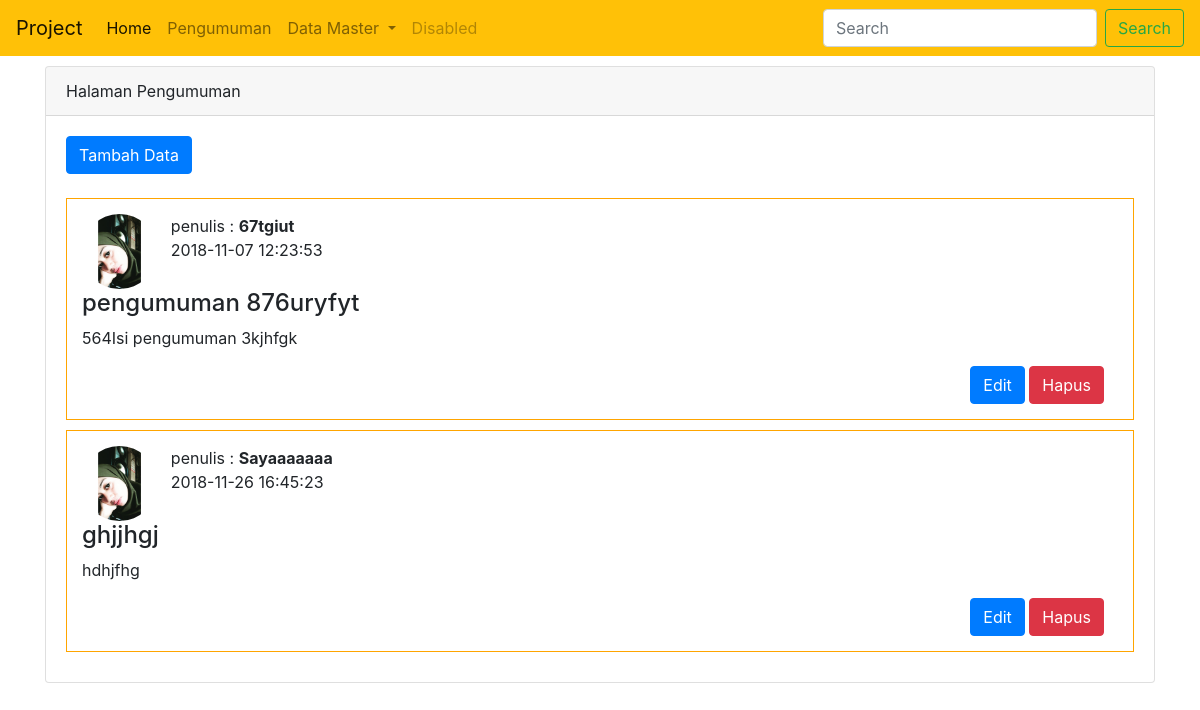
The page /index.php/admin/pengumuman on the database its author committed.
### tables this page shows
CREATE TABLE `pengumuman` (
  `Kd` int(11) NOT NULL,
  `judul` varchar(200) NOT NULL,
  `isi` text NOT NULL,
  `penulis` varchar(100) NOT NULL,
  `created_at` datetime NOT NULL DEFAULT CURRENT_TIMESTAMP
);

### application/controllers/admin/pengumuman.php (called while the page is built, shortened)
<?php
class pengumuman extends CI_Controller
{
	public function __construct()
	{
		$this->load->model('pengumuman_model');
	}
	public function index()
	{
		$data['judul']='Pengumuman';
		$data['sub_judul']='Halaman Pengumuman';
		$data['halaman']='admin/v_pengumuman';
		$data['isi'] = $this->pengumuman_model->all();
		$this->load->view('admin/v_template', $data);
	}
}
 ?>

### index.php (called while the page is built, shortened)
<?php
require_once BASEPATH.'core/CodeIgniter.php';

### application/models/pengumuman_model.php (called while the page is built, shortened)
<?php
class pengumuman_model extends CI_Model {
public function all(){
return $this->db->get('pengumuman')->result();
}
}

### application/views/admin/v_pengumuman.php (the view, shortened to what this page needs)
<div class="col-md-12">
 		<div class="card">
 			<div class="card-header"><?php echo $sub_judul; ?></div>
 			<div class="card-body">
 				<a href="<?php echo site_url('admin/pengumuman/tambah') ?>" class="btn btn-primary">Tambah Data</a>
 				<br>
 				<br>
 				<?php foreach ($isi as $value): ?>
 				<div style="border: 1px solid orange; padding: 15px; margin-bottom: 10px ">
 				<div class="row">
 					<div class="col-sm-1">
 						<img width="75px" height="75px" src="<?php echo base_url('assets/a.jpg') ?>" class="rounded-circle">
 					</div>
 					<div class="col-sm-11">
 						penulis : <strong><?= $value->penulis ?></strong>
 						<br>
 						<?= $value->created_at ?>
 					</div>
 				</div>
 				<div class="row">
 					<div class="col-sm-10">
 						<h4><?= $value->judul ?></h4>
 						<p><?= $value->isi ?></p>
 					</div>
 				</div>
 				<div class="row">
 					<div class="col-md-5">
 					</div>
 					<div class="col-md-5">
 					</div>
 					<div class="col-md-2">
 						<a href="<?php echo site_url('admin/pengumuman/edit/' . $value->Kd); ?>" class="btn btn-primary">Edit</a>
 						<a href="<?php echo site_url('admin/pengumuman/hapus/' . $value->Kd); ?>" class="btn btn-danger"
 							onclick="return confirm('Anda Yakin >')">Hapus</a>
 					</div>
 				</div>
 				</div>
 			<?php endforeach; ?>
 		</div>
 	</div>
 </div>

### rows shown on the page
pengumuman: penulis "67tgiut", created_at "2018-11-07 12:23:53", judul "pengumuman 876uryfyt", isi "564Isi pengumuman 3kjhfgk"
pengumuman: penulis "Sayaaaaaaa", created_at "2018-11-26 16:45:23", judul "ghjjhgj", isi "hdhjfhg"

### other values the page prints
$sub_judul "Halaman Pengumuman"
